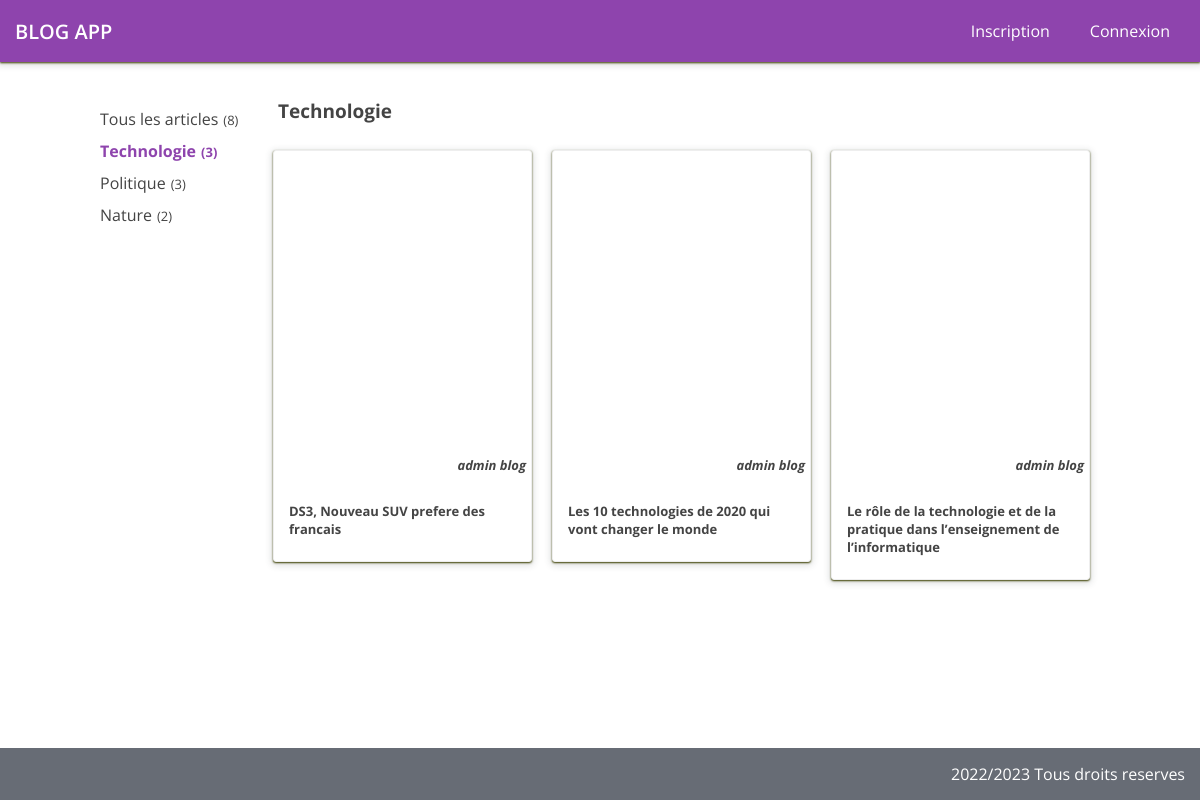
The page /?cat=Technologie on the database its author committed.
### tables this page shows
CREATE TABLE `article` (
                           `id` int NOT NULL AUTO_INCREMENT,
                           `title` varchar(255) NOT NULL,
                           `image` varchar(255) NOT NULL,
                           `content` longtext NOT NULL,
                           `category` varchar(45) NOT NULL,
                           `author` int DEFAULT NULL,
                           PRIMARY KEY (`id`),
                           KEY `fk_article_user_idx` (`author`),
                           CONSTRAINT `fk_article_user` FOREIGN KEY (`author`) REFERENCES `user` (`id`)
);

CREATE TABLE `user` (
                        `id` int NOT NULL AUTO_INCREMENT,
                        `firstname` varchar(200) NOT NULL,
                        `lastname` varchar(200) NOT NULL,
                        `email` varchar(200) NOT NULL,
                        `password` varchar(500) NOT NULL,
                        PRIMARY KEY (`id`)
);

### database/models/ArticleDAO.php (called while the page is built, shortened)
<?php
class ArticleDAO {
    private PDOStatement $statementReadAll;
    function __construct(private PDO $pdo)
    {
        $this->statementReadAll = $this->pdo->prepare('SELECT article.*, user.firstname, user.lastname FROM article LEFT JOIN user ON article.author = user.id');
    }
    function getAll() : array {
        $this->statementReadAll->execute();
        return $this->statementReadAll->fetchAll();
    }
}
return new ArticleDAO($pdo);

### index.php (the view, shortened to what this page needs)
<?php
    require __DIR__.'/database/database.php';
    $articleDAO = require_once './database/models/ArticleDAO.php';
    $articles = $articleDAO->getAll();
    $categories = [];
    $selectedCat = $_GET['cat'] ?? '';
    if(count($articles)) {
        $catmap = array_map(fn ($a) => $a['category'], $articles);
        $categories = array_reduce($catmap, function($acc, $cat) {
            if(isset($acc[$cat])){
                $acc[$cat]++;
            } else {
                $acc[$cat] = 1;
            }
            return $acc;
        }, []);
        $articlesPerCategories = array_reduce($articles, function($acc, $article) {
            if(isset($acc[$article['category']])) {
                $acc[$article['category']] = [...$acc[$article['category']], $article];
            } else {
                $acc[$article['category']] = [$article];
            }
            return $acc;
        }, []);
    }
?>
<!DOCTYPE html>
<html lang="en">
<head>
    <?php require_once 'includes/head.php' ?>
    <link rel="stylesheet" href="public/css/index.css">
</head>
<body>
    <div class="container">
        <?php require_once 'includes/header.php'  ?>
        <div class="content">
            <div class="newsfeed-container">
                <ul class="category-container">
                    <li class="<?= $selectedCat ? '' : 'cat-active' ?>" ><a href="/">
                        Tous les articles<span class="small">(<?= count($articles) ?>)</span>
                    </a></li>
                    <?php foreach($categories as $catName => $catNum) : ?>
                        <li class="<?= $selectedCat === $catName ? 'cat-active' : '' ?>" ><a href="/?cat=<?= $catName ?>">
                            <?= $catName ?><span class="small">(<?= $catNum ?>)</span>
                        </a></li>
                    <?php endforeach; ?>
                </ul>
                <div class="feed-container">
                    <?php if(!$selectedCat) : ?>
                        <?php foreach($categories as $cat => $num) : ?>
                            <h2 class="p-10"><?= $cat ?></h2>
                            <div class="articles-container">
                                <?php foreach($articlesPerCategories[$cat] as $article) : ?>
                                    <a href="/show-article.php?id=<?= $article['id'] ?>" class="article block">
                                        <div class="overflow">
                                            <div class="img-container" style="background-image: url(<?= $article['image'] ?>);" ></div>
                                        </div>
                                        <?php if($article['author']) : ?>
                                            <div class="article-author">
                                                <p><?= $article['firstname']. ' ' .$article['lastname'] ?></p>
                                            </div>
                                        <?php endif ; ?>
                                        <h3><?= substr($article['title'], 0 ,40) . '...' ?></h3>
                                    </a>
                                <?php endforeach; ?>
                            </div>
                        <?php endforeach; ?>
                    <?php else : ?>
                        <h2><?= $selectedCat ?></h2>
                        <div class="articles-container">
                            <?php foreach($articlesPerCategories[$selectedCat] as $article) : ?>
                                <a href="/show-article.php?id=<?= $article['id'] ?>" class="article block">
                                    <div class="overflow">
                                        <div class="img-container" style="background-image: url(<?= $article['image'] ?>);" ></div>
                                    </div>
                                    <?php if($article['author']) : ?>
                                        <div class="article-author">
                                            <p><?= $article['firstname']. ' ' .$article['lastname'] ?></p>
                                        </div>
                                    <?php endif ; ?>
                                    <h3><?= $article['title'] ?></h3>
                                </a>
                            <?php endforeach; ?>
                        </div>
                    <?php endif; ?>
                </div>
            </div>
        </div>
        <?php require_once 'includes/footer.php'  ?>
    </div>
</body>
</html>

### public/css/style.css (style rules this page uses)
:root { --font-family: 'Open Sans', sans-serif; --primary: #8e44ad; --primary-dark: #72378b; --dark: #676c75; --danger: #e74c3c; --background-light: #ecf0f1; --text-color: #444; --text-color-light: #fff; --box-shadow: rgba(60, 64, 0.3) 0px 1px 2px 0px, rgba(60, 64, 67, 0.15) 0px 2px 6px 2px; --border: 1px solid #eee; }
* { box-sizing: border-box; }
html, body { margin: 0; padding: 0; font-size: 10px; font-family: var(--font-family); }
h1, p { margin: 0%; }
ul { list-style-type: none; padding: 0; }
a { color: inherit; text-decoration: none; }
.container { font-size: 1.6rem; min-height: 100vh; display: flex; flex-flow: column; color: var(--text-color); }
.content { max-width: 100rem; width: 100%; flex: 1; align-self: center; display: flex; flex-flow: column; padding: 2rem 0; align-items: center; }
.block { border-radius: 3px; border: var(--border); background-color: white; box-shadow: var(--box-shadow); }

### public/css/index.css (style rules this page uses)
.newsfeed-container { display: flex; flex-flow: row nowrap; }
.category-container { flex: 250px; }
.category-container li { margin: 1rem 0; transition: color .3s; }
.cat-active { color: var(--primary); font-weight: 700; }
.small { font-size: 1.3rem; margin: 0 .5rem; }
.feed-container h2 { font-size: 1.9rem; padding: 0 1.5rem; }
.articles-container { display: flex; flex-flow: row wrap; justify-content: center; align-items: flex-start; }
.article { flex: 30%; margin: 1rem; min-height: 41rem; cursor: pointer; }
.article h3 { font-size: 1.3rem; padding: 1rem 1.5rem; }
.article-author { display: flex; flex-flow: row; justify-content: flex-end; padding: 5px; }
.article-author p { font-size: 1.3rem; font-weight: 700; font-style: italic; }
.overflow { overflow: hidden; }
.img-container { height: 30rem; background-size: cover; transition: .4s; }

### rows shown on the page
article: category "3", category "2"
article: author.firstname "admin", author.lastname "blog", title "DS3, Nouveau SUV prefere des francais"
article: author.firstname "admin", author.lastname "blog", title "Les 10 technologies de 2020 qui vont changer le monde"
article: author.firstname "admin", author.lastname "blog", title "Le rôle de la technologie et de la pratique dans l’enseignement de l’informatique"

### other values the page prints
count($articles) "8"
$catName "Technologie"
$catName "Politique"
$catName "Nature"
$selectedCat "Technologie"
